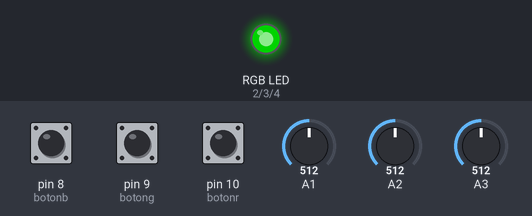
Simulated run of this sketch. Board: Arduino Uno, built with avr-gcc and run on an emulated ATmega328P. On the bench: an RGB LED mixed from three pins (HIGH = lit). The inputs (shaded band) are chosen by the test bench; at power-on: A1 = 512, A2 = 512, A3 = 512, pin 9 (botong) HIGH, pin 10 (botonr) HIGH, pin 8 (botonb) HIGH. Dim RGB values are drawn brighter than linear.

Above: at 1.2 s.
1.3 s: A1 set to 526
At 2.2 s:
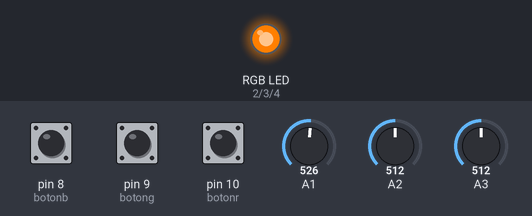
2.8 s: A2 set to 716
At 3.3 s:
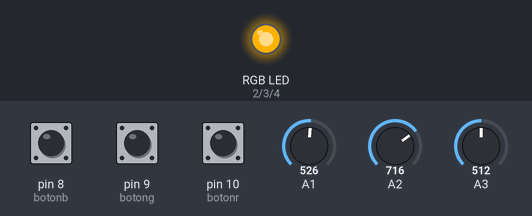
4.3 s: A3 set to 528
At 5.5 s:
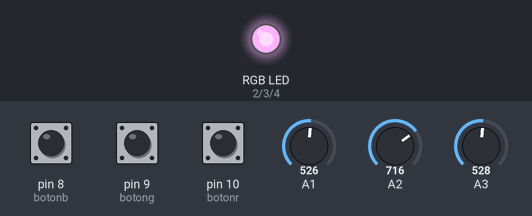
5.8 s: pin 9 (botong) pulled LOW for 0.15 s
At 5.87 s:
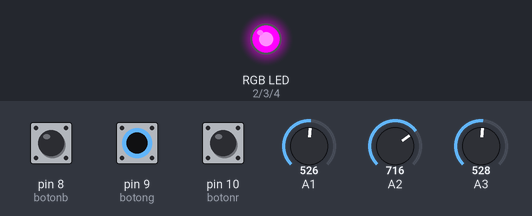
7.4 s: pin 10 (botonr) pulled LOW for 0.15 s
At 7.47 s:
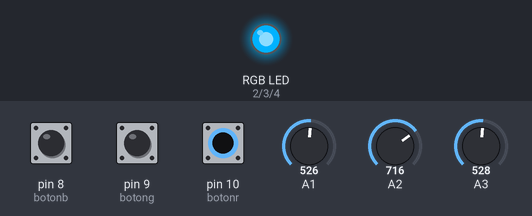
9.0 s: A2 set to 900
At 10.4 s:
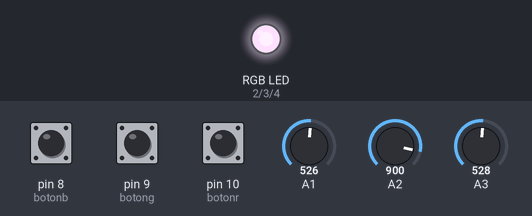
Timing chart, 0 to 11.5 s (numbered marks = the images above; inputs shaded):
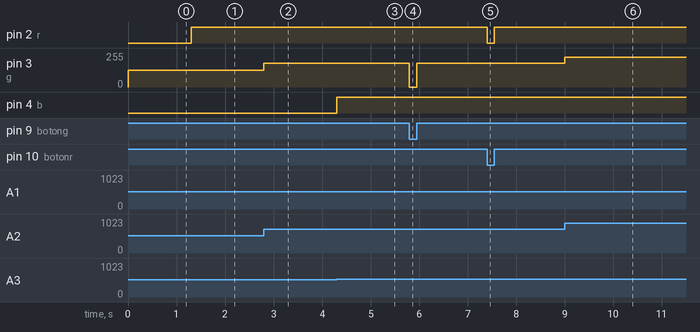

The sketch:

POTRGB.ino
```cpp
int r = 2;
int g = 3;
int b = 4;
int botonr = 10;
int botong = 9;
int botonb = 8;
int valr;
int valg;
int valb;
int valpotr, valpotg, valpotb;
int controlr, controlg, controlb;

void setup() {
  pinMode(r, OUTPUT);
  pinMode(g, OUTPUT);
  pinMode(b, OUTPUT);
  pinMode(botonr, INPUT);
  pinMode(botong, INPUT);
  pinMode(botonb, INPUT);
  Serial.begin(9600);
}

void loop() {
  valr = digitalRead(botonr);
  valg = digitalRead(botong);
  valb = digitalRead(botonb);
  valpotr = analogRead(A1);
  valpotg = analogRead(A2);
  valpotb = analogRead(A3);
  controlr = map(valpotr, 0, 1023, 0, 255);
  controlg = map(valpotg, 0, 1023, 0, 255);
  controlb = map(valpotb, 0, 1023, 0, 255);


  if (valr == LOW) {

    digitalWrite(r, LOW);

  } else {

    analogWrite(r, controlr);
  }

  if (valg == LOW) {

    digitalWrite(g, LOW);

  } else {

    analogWrite(g, controlg);
  }

  if (valb == LOW) {

    digitalWrite(b, LOW);

  } else {

    analogWrite(b, controlb);
  }
}
```

Measured:
- the behaviour switches between 513 and 514 on A1 (found by bisection; images 0 and 1)
- the behaviour switches between 513 and 514 on A3 (found by bisection; images 2 and 3)
- after the input at 1.3 s, pin 2 (r): LOW → HIGH at once
- after the input at 2.8 s, pin 3 (g): 127/255 → 178/255 at once
- after the input at 4.3 s, pin 4 (b): LOW → HIGH at once
- after the input at 5.8 s, pin 3 (g): 178/255 → 0/255 at once, → 178/255 0.15 s later
- after the input at 7.4 s, pin 2 (r): HIGH → LOW at once, → HIGH 0.15 s later
- after the input at 9.0 s, pin 3 (g): 178/255 → 224/255 at once
